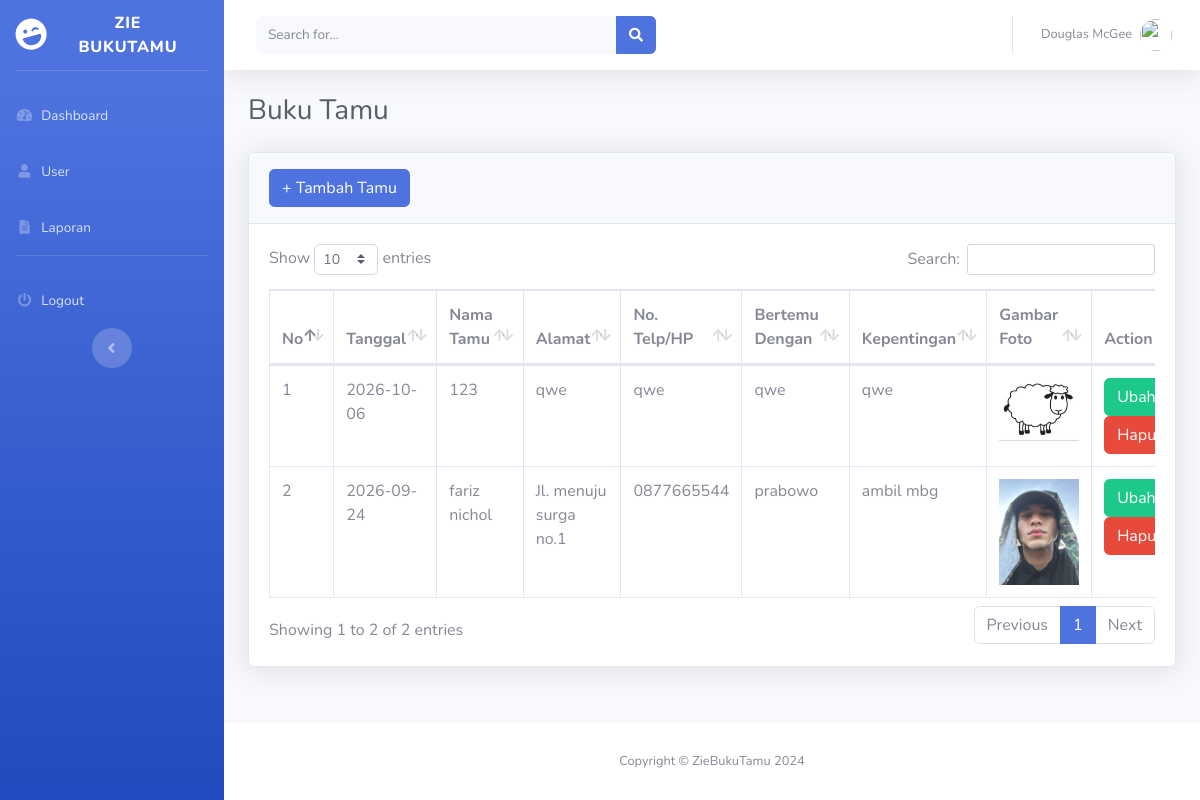
/buku-tamu.php (signed in), run on the app's committed database.
### tables this page shows
CREATE TABLE `buku_tamu` (
  `id_tamu` varchar(5) NOT NULL,
  `tanggal` date NOT NULL,
  `nama_tamu` varchar(255) NOT NULL,
  `alamat` varchar(255) NOT NULL,
  `no_hp` varchar(13) NOT NULL,
  `bertemu` varchar(255) NOT NULL,
  `kepentingan` varchar(255) NOT NULL,
  `gambar` varchar(255) NOT NULL
);

### buku-tamu.php (the view, shortened to what this page needs)
<?php
require_once('function.php');
include_once('templates/header.php');
?>
<div class="container-fluid">
    <h1 class="h3 mb-4 text-gray-800">Buku Tamu</h1>
    <div class="card shadow mb-4">
        <div class="card-header py-3">
            <button type="button" class="btn btn-primary" data-toggle="modal" data-target="#exampleModal">
                + Tambah Tamu
            </button>
        </div>
        <div class="card-body">
            <div class="table-responsive">
                <table class="table table-bordered" id="dataTable" width="100%" cellspacing="0">
                    <thead>
                        <tr>
                            <th>No</th>
                            <th>Tanggal</th>
                            <th>Nama Tamu</th>
                            <th>Alamat</th>
                            <th>No. Telp/HP</th>
                            <th>Bertemu Dengan</th>
                            <th>Kepentingan</th>
                            <th>Gambar Foto</th>
                            <th>Action</th>
                        </tr>
                    </thead>
                    <tbody>
                        <?php
                        $no = 1;
                        $buku_tamu = mysqli_query($koneksi, "SELECT * FROM buku_tamu ORDER BY id_tamu DESC");
                        if ($buku_tamu) {
                            while($tamu = mysqli_fetch_array($buku_tamu)) :
                        ?>
                        <tr>
                            <td><?= $no++; ?></td>
                            <td><?= $tamu['tanggal'] ?></td>
                            <td><?= $tamu['nama_tamu'] ?></td>
                            <td><?= $tamu['alamat'] ?></td>
                            <td><?= $tamu['no_hp'] ?></td>
                            <td><?= $tamu['bertemu'] ?></td>
                            <td><?= $tamu['kepentingan'] ?></td>
                            <td>
                                <?php if($tamu['gambar']) : ?>
                                    <img src="assets/upload_gambar/<?= $tamu['gambar'] ?>" alt="Foto" width="80">
                                <?php else : ?>
                                    <span>Tidak ada foto</span>
                                <?php endif; ?>
                            </td>
                            <td>
                                <a class="btn btn-success" href="edit-tamu.php?id=<?= $tamu['id_tamu']?>">Ubah</a>
                                <a onclick="return confirm('Apakah anda yakin ingin menghapus data ini?')" class="btn btn-danger" href="hapus-tamu.php?id=<?= $tamu['id_tamu']?>">Hapus</a>
                            </td>
                        </tr>
                        <?php
                            endwhile;
                        }
                        ?>
                    </tbody>
                </table>
            </div>
        </div>
    </div>
</div>
<?php include_once('templates/footer.php'); ?>

### templates/header.php (shortened to what this page needs)
<!DOCTYPE html>
<html lang="en">
<head>
    <link href="assets/vendor/fontawesome-free/css/all.min.css" rel="stylesheet" type="text/css">
    <link href="assets/css/sb-admin-2.min.css" rel="stylesheet">
    <link href="assets/vendor/datatables/dataTables.bootstrap4.min.css" rel="stylesheet">
</head>
<body id="page-top">
    <div id="wrapper">
        <ul class="navbar-nav bg-gradient-primary sidebar sidebar-dark accordion" id="accordionSidebar">
            <a class="sidebar-brand d-flex align-items-center justify-content-center" href="index.html">
                <div class="sidebar-brand-icon rotate-n-15">
                    <i class="fas fa-laugh-wink"></i>
                </div>
                <div class="sidebar-brand-text mx-3">Zie BukuTamu</div>
            </a>
            <hr class="sidebar-divider d-none d-md-block">
            <li class="nav-item">
                <a class="nav-link" href="index.php">
                    <i class="fas fa-fw fa-tachometer-alt"></i>
                    <span>Dashboard</span></a>
            </li>
            <?php
            if (isset($_SESSION['role']) && $_SESSION['role'] == 'admin') :
            ?>
                <li class="nav-item">
                    <a class="nav-link" href="user.php">
                        <i class="fas fa-fw fa-user"></i>
                        <span>User</span></a>
                </li>
            <?php endif; ?>
            <li class="nav-item">
                <a class="nav-link" href="laporan.php">
                    <i class="fas fa-fw fa-file-alt"></i>
                    <span>Laporan</span></a>
            </li>
            <hr class="sidebar-divider d-none d-md-block">
            <?php
            if(isset($_SESSION['login'])) :
            ?>
            <li class="nav-item">
                <a class="nav-link" href="logout.php">
                    <i class="fas fa-fw fa-power-off"></i>
                    <span>Logout</span></a>
            </li>
            <?php endif; ?>
            <div class="text-center d-none d-md-inline">
                <button class="rounded-circle border-0" id="sidebarToggle"></button>
            </div>
        </ul>
        <div id="content-wrapper" class="d-flex flex-column">
            <div id="content">
                <nav class="navbar navbar-expand navbar-light bg-white topbar mb-4 static-top shadow">
                    <form
                        class="d-none d-sm-inline-block form-inline mr-auto ml-md-3 my-2 my-md-0 mw-100 navbar-search">
                        <div class="input-group">
                            <input type="text" class="form-control bg-light border-0 small" placeholder="Search for..."
                                aria-label="Search" aria-describedby="basic-addon2">
                            <div class="input-group-append">
                                <button class="btn btn-primary" type="button">
                                    <i class="fas fa-search fa-sm"></i>
                                </button>
                            </div>
                        </div>
                    </form>
                    <ul class="navbar-nav ml-auto">
                        <li class="nav-item dropdown no-arrow">
                            <a class="nav-link dropdown-toggle" href="#" id="userDropdown" role="button"
                                data-toggle="dropdown" aria-haspopup="true" aria-expanded="false">
                                <span class="mr-2 d-none d-lg-inline text-gray-600 small">Douglas McGee</span>
                                <img class="img-profile rounded-circle"
                                    src="img/undraw_profile.svg">
                            </a>
                        </li>
                    </ul>
                </nav>

### templates/footer.php (shortened to what this page needs)
            </div>
            <footer class="sticky-footer bg-white">
                <div class="container my-auto">
                    <div class="copyright text-center my-auto">
                        <span>Copyright &copy; ZieBukuTamu 2024</span>
                    </div>
                </div>
            </footer>
        </div>
    </div>
</body>
</html>

### data on the page
buku_tamu: tanggal "2026-10-06", nama_tamu "123", alamat "qwe", no_hp "qwe", bertemu "qwe", kepentingan "qwe", gambar (picture)
buku_tamu: tanggal "2026-09-24", nama_tamu "fariz nichol", alamat "Jl. menuju surga no.1", no_hp "0877665544", bertemu "prabowo", kepentingan "ambil mbg", gambar (picture)
